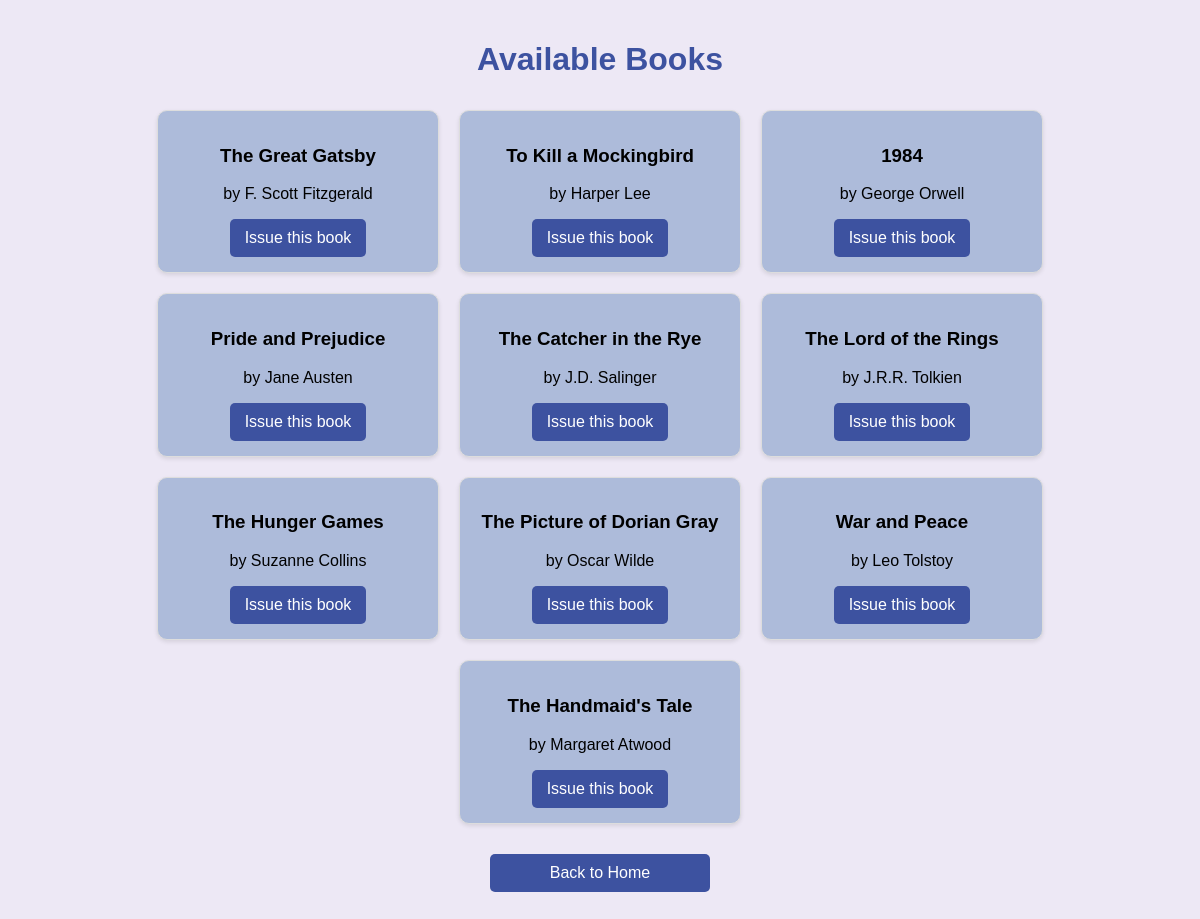
The page /books/ on the database its author committed.
### library/models.py (models this page shows, shortened)
class Book(models.Model):
    title = models.CharField(max_length=200)
    author = models.CharField(max_length=200)
    unique_code = models.CharField(max_length=50, unique=True)  # Unique code
    description = models.TextField(null=True, blank=True)  # Allow null values and blank
    is_available = models.BooleanField(default=True)

### library/views.py (the view)
# urls.py: path('books/', views.book_list, name='book_list'),
def book_list(request):
    books = Book.objects.filter(is_available=True)
    return render(request, 'library/book_list.html', {'books': books})

### library/templates/library/book_list.html (shortened to what this page needs)
<!DOCTYPE html>
<html lang="en">
<head>
</head>
<body>
    <h1>Available Books</h1>
    <div class="book-list">
        {% for book in books %}
            <div class="book-item">
                <div class="book-info">
                    <h3>{{ book.title }}</h3>
                    <p>by {{ book.author }}</p>
                </div>
                <button class="issue-button" onclick="openModal('{{ book.id }}', '{{ book.title }}', '{{ book.author }}')">Issue this book</button>
            </div>
        {% endfor %}
    </div>
    <a href="{% url 'home' %}" class="back-button">Back to Home</a>
</body>
</html>

### library/templates/library/book_list.html (style rules this page uses)
body { font-family: 'Arial', sans-serif; background-color: #ede8f5; margin: 0; padding: 20px; }
h1 { text-align: center; color: #3d52a0; }
.book-list { display: flex; flex-wrap: wrap; justify-content: center; }
.book-item { background-color: #adbbda; border: 1px solid #ddd; border-radius: 10px; margin: 10px; padding: 15px; box-shadow: 0 2px 4px rgba(0, 0, 0, 0.1); width: 250px; text-align: center; transition: transform 0.2s, background-color 0.3s ease; }
.issue-button { background-color: #3d52a0; color: white; border: none; border-radius: 5px; padding: 10px 15px; cursor: pointer; font-size: 16px; transition: background-color 0.2s; }
.back-button { display: block; background-color: #3d52a0; color: white; text-align: center; padding: 10px; border-radius: 5px; text-decoration: none; margin: 20px auto; width: 200px; transition: background-color 0.2s; }

### rows shown on the page
Book: title "The Great Gatsby", author "F. Scott Fitzgerald"
Book: title "To Kill a Mockingbird", author "Harper Lee"
Book: title "1984", author "George Orwell"
Book: title "Pride and Prejudice", author "Jane Austen"
Book: title "The Catcher in the Rye", author "J.D. Salinger"
Book: title "The Lord of the Rings", author "J.R.R. Tolkien"
Book: title "The Hunger Games", author "Suzanne Collins"
Book: title "The Picture of Dorian Gray", author "Oscar Wilde"
Book: title "War and Peace", author "Leo Tolstoy"
Book: title "The Handmaid's Tale", author "Margaret Atwood"
